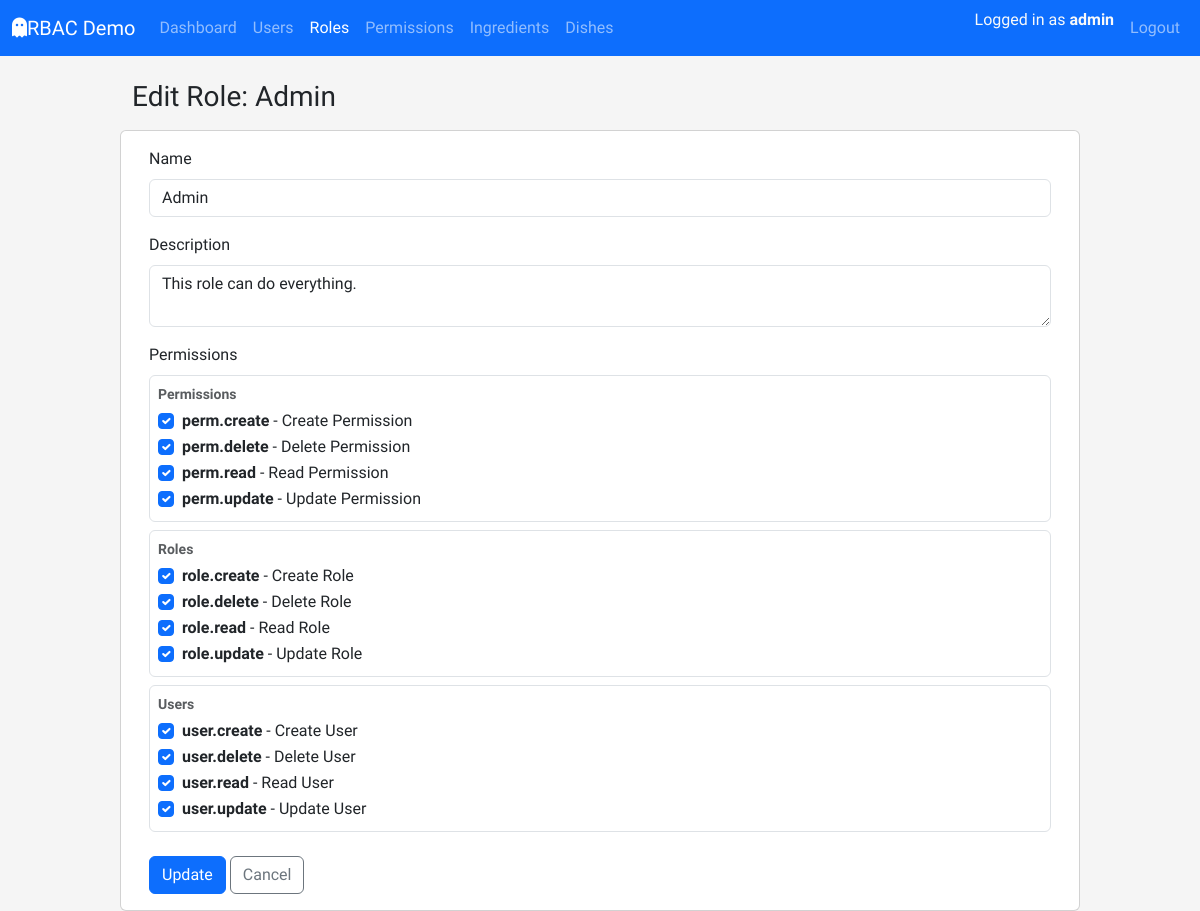
The app's page /roles/edit/2 (signed in), older data.
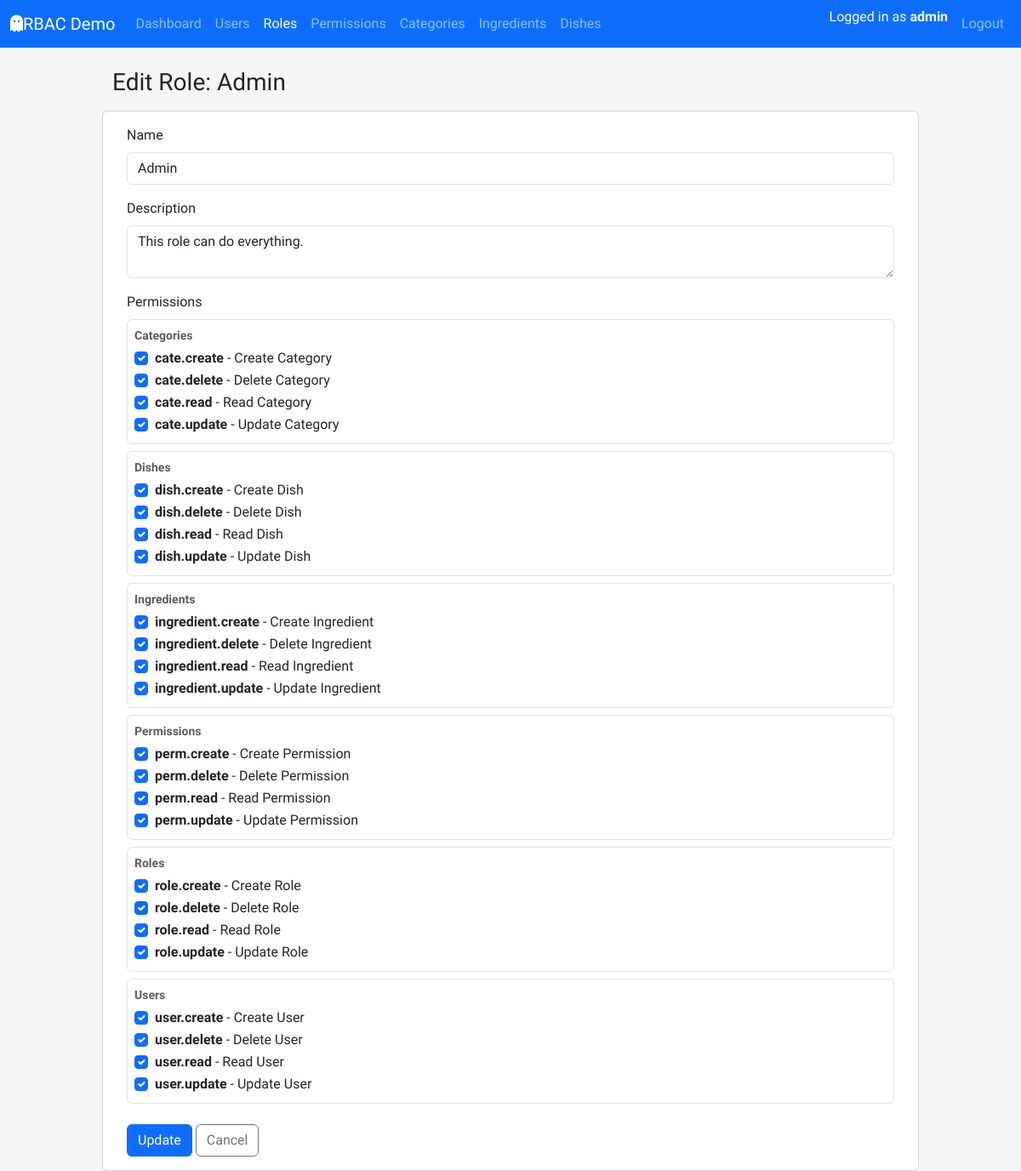
The same page, newer data.
### app/models/permission.py (models this page shows, shortened)
class PermissionTable(db.Model):
    __tablename__ = "tbl_permissions"
    id = db.Column(db.Integer, primary_key=True)
    code = db.Column(db.String(64), unique=True, nullable=False, index=True)
    name = db.Column(db.String(120), nullable=False)
    description = db.Column(db.String(255))
    module = db.Column(db.String(80), nullable=False, default="General")
    created_at = db.Column(db.DateTime, default=datetime.utcnow, nullable=False)
    updated_at = db.Column(db.DateTime, default=datetime.utcnow,onupdate=datetime.utcnow, nullable=False)
    roles = db.relationship("RoleTable", secondary=tbl_role_permissions, back_populates="permissions")

### app/routes/roles_route.py (the view, shortened to what this page needs)
@role_bp.route('/edit/<int:role_id>', methods=['GET', 'POST'])
@login_required
@permission_required(Perm.ROLE_UPDATE)
def edit(role_id: int):
    role = RoleService.get_role_by_id(role_id)
    if role is None:
        abort(404)
    form = RoleEditForm(origial_role=role, obj=role)
    return render_template("roles/edit.html", form=form, role=role)

### app/forms/role_forms.py (shortened to what this page needs)
class RoleEditForm(FlaskForm):
    name = StringField(
        "Name",
        validators=[DataRequired(), Length(min=1, max=80)],
    )
    description = TextAreaField(
        "Description",
    )
    permission_ids = MultiCheckboxField(
        "Permissions",
        coerce=int,
    )
    submit = SubmitField("Update")
    def __init__(self,origial_role: RoleTable, *args, **kwargs):
        super().__init__(*args, **kwargs)
        self.original_role = origial_role
        self.permission_ids.choices = _permission_choices()
        self.permissions_by_module = _permissions_grouped_by_module()
        if not self.is_submitted():
            self.permission_ids.data = [p.id for p in origial_role.permissions]

### app/forms/role_forms.py (called while the page is built)
def _permission_choices():
    return [
        (perm.id, f"{perm.code} - {perm.name}")
        for perm in db.session.scalars(
            db.select(PermissionTable).order_by(PermissionTable.code)
        )
    ]

### app/models/user.py (called while the page is built)
    def get_permission_codes(self) -> set[str]:
        return {perm.code for role in self.roles for perm in role.permissions}

    def has_permission(self, permission_code: str) -> bool:
        return permission_code in self.get_permission_codes()

### app/templates/roles/edit.html (shortened to what this page needs)
{% extends "layouts/base.html" %}
{% block content %}
    <div class="row">
        <div class="col-lg-8 col-xl-7">
            <div class="d-flex justify-content-between align-items-center mb-3">
                <h1 class="h3 mb-0">Edit Role: {{ role.name }}</h1>
            </div>
        </div>
        <div class="card">
            <div class="card-body">
                {% include "roles/_form.html" %}
            </div>
        </div>
    </div>
{% endblock  %}

### app/templates/layouts/base.html (shortened to what this page needs)
<!doctype html>
<html lang="en">
  <head>
    <link
      href="https://cdn.jsdelivr.net/npm/bootstrap@5.3.8/dist/css/bootstrap.min.css"
      rel="stylesheet"
    />
    <link
      rel="stylesheet"
      href="{{ url_for('static', filename='css/style.css') }}"
    />
  </head>
  <body>
    <nav class="navbar navbar-expand-lg navbar-dark bg-primary mb-4">
      <div class="container-fluid">
        <a class="navbar-brand" href="#">
          <i class="fa-solid fa-ghost"></i>RBAC Demo
        </a>
        <div class="collapse navbar-collapse" id="navbarMain">
          <ul class="navbar-nav me-auto mb-2 mb-lg-0">
            <li class="nav-item">
              <a
                class="nav-link {% if request.blueprint == 'dashboard' %}active{% endif %}"
                href="{{ url_for('dashboard.index') }}"
                >Dashboard</a
              >
            </li>
            {% if current_user.is_authenticated and
            current_user.has_permission(perm.USER_READ) %}
            <li class="nav-item">
              <a
                class="nav-link {% if request.blueprint == 'tbl_users' %}active{% endif %}"
                href="{{ url_for('tbl_users.index') }}"
                >Users</a
              >
            </li>
            {% endif %}
            {% if current_user.is_authenticated and
            current_user.has_permission(perm.ROLE_READ) %}
            <li class="nav-item">
              <a
                class="nav-link {% if request.blueprint == 'tbl_roles' %}active{% endif %}"
                href="{{ url_for('tbl_roles.index') }}"
                >Roles</a
              >
            </li>
            {% endif %}
            {% if current_user.is_authenticated and
            current_user.has_permission(perm.PERM_READ) %}
            <li class="nav-item">
              <a
                class="nav-link {% if request.blueprint == 'tbl_perms' %}active{% endif %}"
                href="{{ url_for('tbl_perms.index') }}"
                >Permissions</a
              >
            </li>
            {% endif %}
            {% if current_user.is_authenticated and
            current_user.has_permission(perm.CATE_READ)%}
            <li class="nav-item">
              <a
                class="nav-link {% if request.blueprint == 'tbl_cate' %}active{% endif %}"
                href="{{ url_for('tbl_cate.index') }}"
                >Categories</a
              >
            </li>
            {% endif %}
            {% if current_user.is_authenticated %}
            <li class="nav-item">
              <a
                class="nav-link {% if request.blueprint == 'tbl_ingredient' %}active{% endif %}"
                href="{{ url_for('tbl_ingredient.index') }}"
                >Ingredients</a
              >
            </li>
            {% endif %}
            {% if current_user.is_authenticated %}
            <li class="nav-item">
              <a
                class="nav-link {% if request.blueprint == 'tbl_dish' %}active{% endif %}"
                href="{{ url_for('tbl_dish.index') }}"
                >Dishes</a
              >
            </li>
            {% endif %}
          </ul>
          <ul class="navbar-nav ms-auto mb-2 mb-lg-0">
            {% if current_user.is_authenticated %}
            <li class="nav-item">
              <span class="navbar-text me-2 text-light">
                Logged in as <strong>{{ current_user.username }}</strong>
              </span>
            </li>
            <li class="nav-item">
              <a href="{{ url_for('auth.logout') }}" class="nav-link">Logout</a>
            </li>
            {% else %}
            <li class="nav-item">
              <a href="{{ url_for('auth.login') }}" class="nav-link">Login</a>
            </li>
            {% endif %}
          </ul>
        </div>
      </div>
    </nav>
    <main class="container">
       {% block content %}{% endblock %}
    </main>
  </body>
</html>

### app/templates/roles/_form.html (shortened to what this page needs)
<form method="POST">
  <div class="mb-3">
    {{ form.name.label(class="form-label") }} {{ form.name(class="form-control")
    }}
  </div>
  <div class="mb-3">
    {{ form.description.label(class="form-label") }} {{
    form.description(class="form-control") }}
  </div>
  <div class="mb-3">
    <label class="form-label">{{ form.permission_ids.label.text }}</label>
    {% if form.permissions_by_module %}
    {% for module_name, perms in form.permissions_by_module.items() %}
    <div class="border rounded p-2 mb-2">
      <div class="fw-bold small text-muted mb-1">{{ module_name }}</div>
      {% for perm in perms %}
      <div class="form-check">
        <input
          type="checkbox"
          class="form-check-input"
          id="perm_{{ perm.id }}"
          name="{{ form.permission_ids.name }}"
          value="{{ perm.id }}"
          {% if form.permission_ids.data and perm.id in form.permission_ids.data %}checked
          {% endif %}
        />
        <label class="form-check-label" for="perm_{{ perm.id }}">
          <strong>{{ perm.code }}</strong> - {{ perm.name }}
        </label>
      </div>
      {% endfor %}
    </div>
    {% endfor %}
    {% else %}
    <p class="text-muted small">No permission defined yet.</p>
    {% endif %}
  </div>
  <div class="mt-4">
    {{ form.submit(class="btn btn-primary") }}
    <a href="{{ url_for('tbl_roles.index') }}" class="btn btn-outline-secondary">
        Cancel
    </a>
</div>
</form>

Row changes from the older to the newer data that the page shows:
added PermissionTable: module "Categories", permission_ids "☑", code "cate.create", name "Create Category"
added PermissionTable: permission_ids "☑", code "cate.delete", name "Delete Category", shown under "Categories"
added PermissionTable: permission_ids "☑", code "cate.read", name "Read Category", shown under "Categories"
added PermissionTable: permission_ids "☑", code "cate.update", name "Update Category", shown under "Categories"
added PermissionTable: module "Dishes", permission_ids "☑", code "dish.create", name "Create Dish"
added PermissionTable: permission_ids "☑", code "dish.delete", name "Delete Dish", shown under "Dishes"
added PermissionTable: permission_ids "☑", code "dish.read", name "Read Dish", shown under "Dishes"
added PermissionTable: permission_ids "☑", code "dish.update", name "Update Dish", shown under "Dishes"
added PermissionTable: module "Ingredients", permission_ids "☑", code "ingredient.create", name "Create Ingredient"
added PermissionTable: permission_ids "☑", code "ingredient.delete", name "Delete Ingredient", shown under "Ingredients"
added PermissionTable: permission_ids "☑", code "ingredient.read", name "Read Ingredient", shown under "Ingredients"
added PermissionTable: permission_ids "☑", code "ingredient.update", name "Update Ingredient", shown under "Ingredients"
Text that changed along with them:
text now shown: "Categories"
